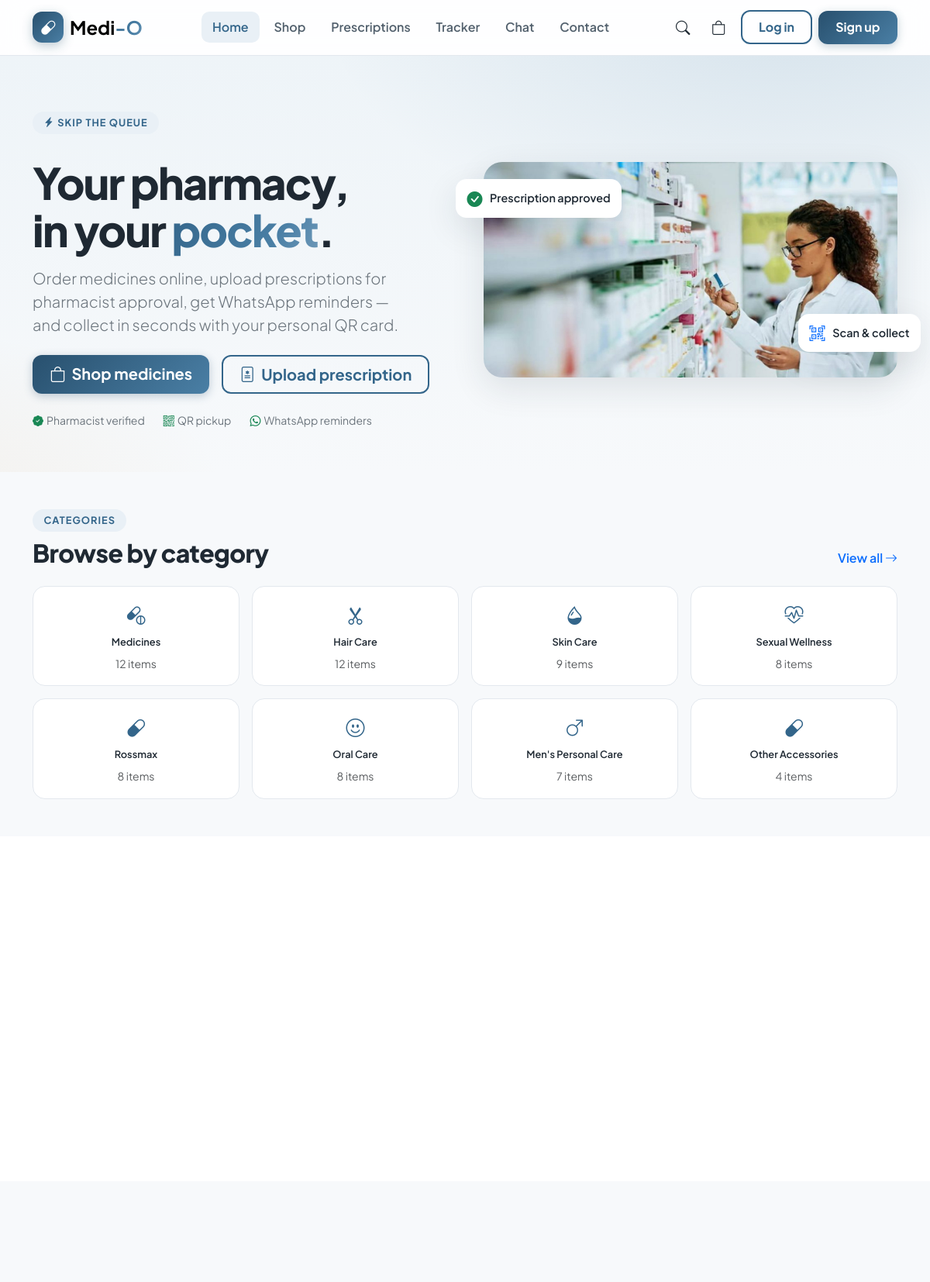
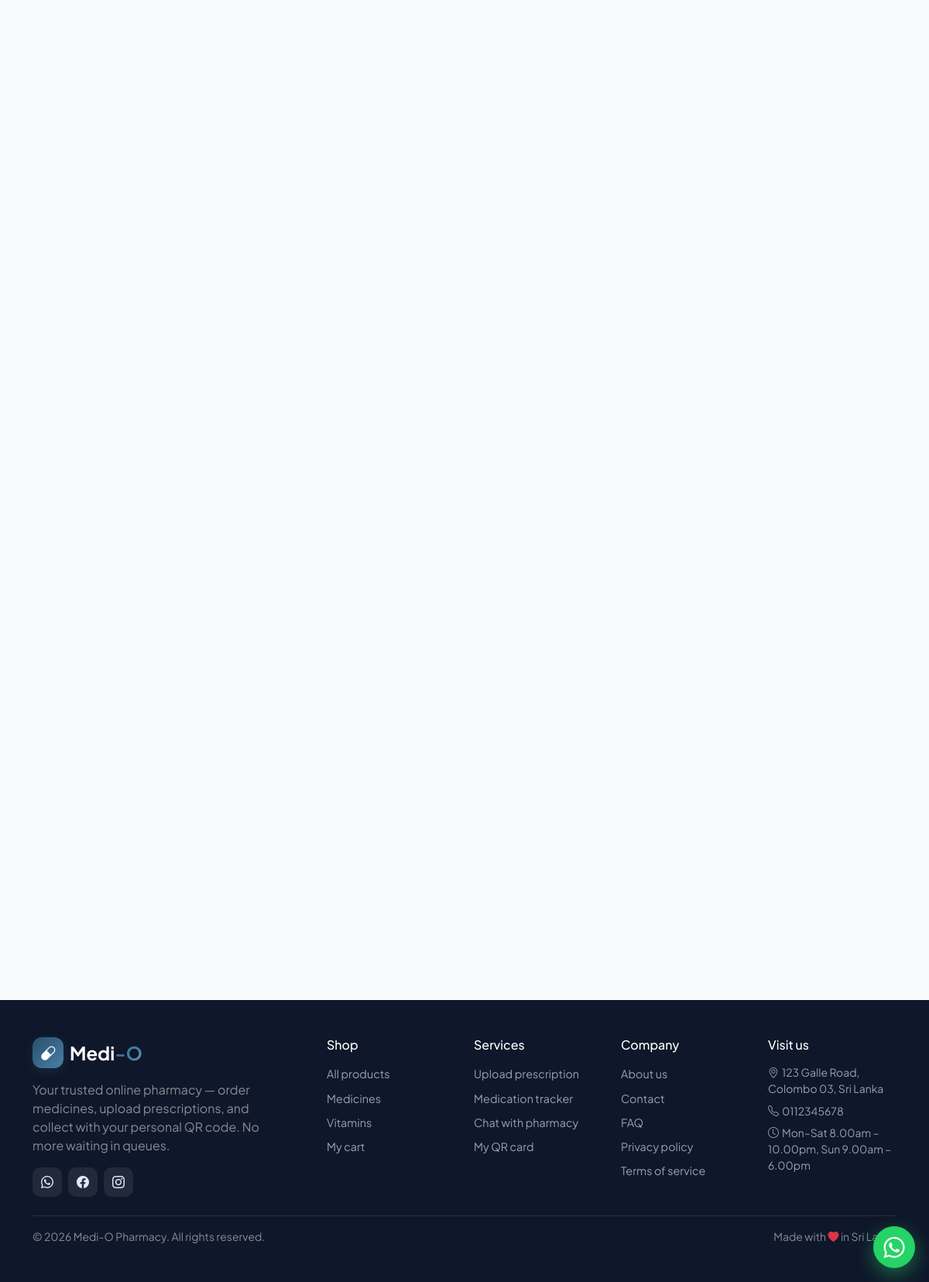
The page / on the database its author committed (2 pictures, top to bottom).
### tables this page shows
CREATE TABLE `categories` (
  `id` int(10) unsigned NOT NULL AUTO_INCREMENT,
  `name` varchar(100) NOT NULL,
  `icon` varchar(60) NOT NULL DEFAULT 'bi-capsule',
  PRIMARY KEY (`id`),
  UNIQUE KEY `uq_categories_name` (`name`)
);

### includes/helpers.php (called while the page is built, shortened)
<?php
function e(?string $s): string
{
    return htmlspecialchars($s ?? '', ENT_QUOTES, 'UTF-8');
}
function url(string $path = ''): string
{
    return BASE_URL . '/' . ltrim($path, '/');
}

### includes/db.php (called while the page is built, shortened)
<?php
function db(): PDO
{
    static $pdo = null;
    if ($pdo === null) {
        $pdo = new PDO(
            'mysql:host=' . DB_HOST . ';dbname=' . DB_NAME . ';charset=utf8mb4',
            DB_USER,
            DB_PASS,
            [
                PDO::ATTR_ERRMODE => PDO::ERRMODE_EXCEPTION,
                PDO::ATTR_DEFAULT_FETCH_MODE => PDO::FETCH_ASSOC,
                PDO::ATTR_EMULATE_PREPARES => false,
            ]
        );
    }
    return $pdo;
}
function q(string $sql, array $params = []): PDOStatement
{
    $st = db()->prepare($sql);
    $st->execute($params);
    return $st;
}
function q_all(string $sql, array $params = []): array
{
    return q($sql, $params)->fetchAll();
}

### index.php (the view, shortened to what this page needs)
<?php
$categories = q_all('SELECT c.*, COUNT(p.id) AS cnt FROM categories c
                     LEFT JOIN products p ON p.category_id = c.id AND p.is_active = 1
                     GROUP BY c.id HAVING cnt > 0 ORDER BY cnt DESC LIMIT 8');
include __DIR__ . '/components/header.php';
?>
<section class="mo-hero">
  <div class="container">
    <div class="row align-items-center g-5">
      <div class="col-lg-6" data-reveal>
        <span class="mo-eyebrow mb-3"><i class="bi bi-lightning-charge-fill me-1"></i>Skip the queue</span>
        <h1 class="display-4 mt-3">Your pharmacy,<br>in your <span class="text-gradient">pocket</span>.</h1>
        <p class="lead text-secondary mt-3 pe-lg-5">Order medicines online, upload prescriptions for
          pharmacist approval, get WhatsApp reminders — and collect in seconds with your personal QR card.</p>
        <div class="d-flex flex-wrap gap-3 mt-4">
          <a href="<?= url('shop.php') ?>" class="btn mo-btn btn-lg"><i class="bi bi-bag me-2"></i>Shop medicines</a>
          <a href="<?= url('prescriptions.php') ?>" class="btn mo-btn-outline btn-lg"><i class="bi bi-file-medical me-2"></i>Upload prescription</a>
        </div>
        <div class="d-flex flex-wrap gap-4 mt-4 small text-secondary">
          <span><i class="bi bi-patch-check-fill text-success me-1"></i>Pharmacist verified</span>
          <span><i class="bi bi-qr-code text-success me-1"></i>QR pickup</span>
          <span><i class="bi bi-whatsapp text-success me-1"></i>WhatsApp reminders</span>
        </div>
      </div>
      <div class="col-lg-6 position-relative d-none d-lg-block">
        <img src="<?= url('assets/img/hero.jpg') ?>" alt="Pharmacist at work" class="mo-hero-img img-fluid mo-float" style="width:100%;max-height:430px;object-fit:cover">
        <div class="mo-hero-chip" style="top:8%;left:-12px"><i class="bi bi-check-circle-fill text-success fs-5"></i> Prescription approved</div>
        <div class="mo-hero-chip" style="bottom:12%;right:-6px"><i class="bi bi-qr-code-scan text-primary fs-5"></i> Scan &amp; collect</div>
      </div>
    </div>
  </div>
</section>
<section class="container py-5">
  <div class="d-flex justify-content-between align-items-end mb-4" data-reveal>
    <div>
      <span class="mo-eyebrow">Categories</span>
      <h2 class="mo-section-title mt-2 mb-0">Browse by category</h2>
    </div>
    <a href="<?= url('shop.php') ?>" class="text-decoration-none fw-semibold d-none d-sm-block">View all <i class="bi bi-arrow-right"></i></a>
  </div>
  <div class="row g-3 row-cols-2 row-cols-md-4 row-cols-lg-4" data-reveal>
    <?php foreach ($categories as $c): ?>
      <div class="col">
        <a class="mo-cat" href="<?= url('shop.php?category=' . urlencode($c['name'])) ?>">
          <i class="bi <?= e($c['icon']) ?>"></i>
          <span><?= e($c['name']) ?></span>
          <small class="text-muted"><?= (int)$c['cnt'] ?> items</small>
        </a>
      </div>
    <?php endforeach; ?>
  </div>
</section>
<section class="py-5" style="background:#fff">
  <div class="container py-2">
    <div class="row g-4">
    </div>
  </div>
</section>
<section class="container py-5">
  <div class="row g-3 g-md-4 row-cols-2 row-cols-md-3 row-cols-lg-4">
  </div>
</section>
<section class="container pb-5">
  <div class="row g-4">
  </div>
</section>
<?php include __DIR__ . '/components/footer.php'; ?>

### assets/css/app.css (style rules this page uses)
:root { --mo-primary: #33658a; --mo-primary-dark: #28506e; --mo-primary-light: #4a7fa5; --mo-primary-soft: #e9f0f6; --mo-accent: #b7791f; --mo-ink: #1f2933; --mo-slate: #52606d; --mo-bg: #f7f9fb; --mo-card: #ffffff; --mo-line: #e3e8ee; --mo-radius: 16px; --mo-shadow: 0 6px 24px rgba(40, 80, 110, .07); --mo-shadow-lg: 0 14px 44px rgba(31, 41, 51, .11); }
* { -webkit-tap-highlight-color: transparent; }
html { scroll-behavior: smooth; }
body { font-family: 'Plus Jakarta Sans', system-ui, -apple-system, sans-serif; background: var(--mo-bg); color: var(--mo-ink); display: flex; flex-direction: column; min-height: 100vh; }
.text-gradient { background: linear-gradient(120deg, var(--mo-primary), var(--mo-primary-light) 70%, #6d98b8); -webkit-background-clip: text; background-clip: text; color: transparent; }
.mo-btn { background: linear-gradient(135deg, var(--mo-primary-dark), var(--mo-primary-light)); color: #fff; font-weight: 700; border: 0; border-radius: 12px; padding: .6rem 1.4rem; box-shadow: 0 3px 12px rgba(40, 80, 110, .28); transition: all .2s; }
.mo-btn-outline { border: 2px solid var(--mo-primary); color: var(--mo-primary); font-weight: 700; border-radius: 12px; padding: .5rem 1.3rem; background: transparent; transition: all .2s; }
.mo-section-title { font-weight: 800; letter-spacing: -.02em; }
.mo-eyebrow { display: inline-block; font-size: .8rem; font-weight: 700; text-transform: uppercase; letter-spacing: .08em; color: var(--mo-primary); background: var(--mo-primary-soft); border-radius: 999px; padding: .3rem .9rem; }
.mo-hero { background: radial-gradient(1000px 500px at 85% -10%, rgba(74, 127, 165, .14), transparent 60%), radial-gradient(700px 400px at -10% 110%, rgba(183, 121, 31, .07), transparent 60%), linear-gradient(180deg, #eef4f8, var(--mo-bg)); padding: 4.5rem 0 3.5rem; overflow: hidden; }
.mo-hero h1 { font-weight: 800; letter-spacing: -.03em; line-height: 1.1; }
.mo-hero-img { border-radius: 24px; box-shadow: var(--mo-shadow-lg); }
.mo-float { animation: mo-float 5s ease-in-out infinite; }
.mo-hero-chip { position: absolute; background: #fff; border-radius: 14px; box-shadow: var(--mo-shadow-lg); padding: .6rem .9rem; display: flex; align-items: center; gap: .6rem; font-weight: 600; font-size: .9rem; }
.mo-cat { display: flex; flex-direction: column; align-items: center; gap: .5rem; padding: 1.1rem .5rem; background: #fff; border: 1px solid var(--mo-line); border-radius: var(--mo-radius); text-decoration: none; color: var(--mo-ink); transition: all .2s; height: 100%; }
.mo-cat i { font-size: 1.5rem; color: var(--mo-primary); }
.mo-cat span { font-size: .8rem; font-weight: 600; text-align: center; }

### rows shown on the page
categories: name "Medicines", cnt "12"
categories: name "Hair Care", cnt "12"
categories: name "Skin Care", cnt "9"
categories: name "Sexual Wellness", cnt "8"
categories: name "Rossmax", cnt "8"
categories: name "Oral Care", cnt "8"
categories: name "Men's Personal Care", cnt "7"
categories: name "Other Accessories", cnt "4"

### other values the page prints
setting('pharmacy_address') "123 Galle Road, Colombo 03, Sri Lanka"
setting('pharmacy_phone') "0112345678"
setting('pharmacy_hours') "Mon–Sat 8.00am – 10.00pm, Sun 9.00am – 6.00pm"
